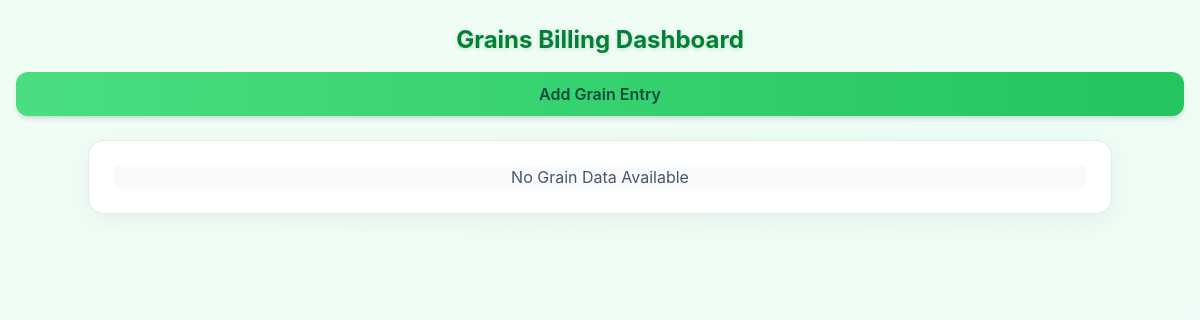
The page /kubs/ on the database as committed earlier.
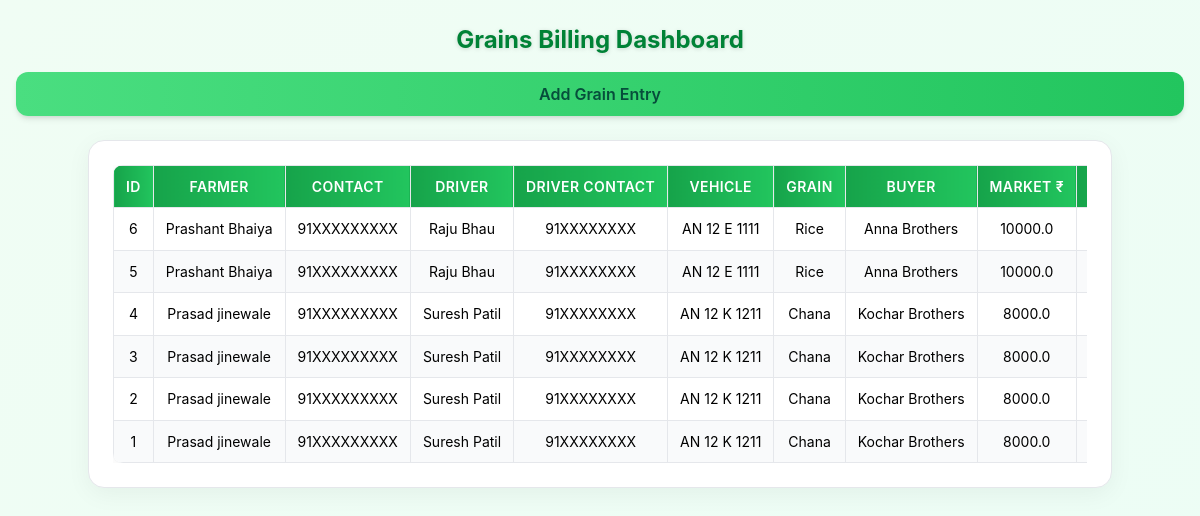
The same page on the database as committed later.
### KUBS/models.py (models this page shows, shortened)
class KUBS_Grains_Data(models.Model):
    farmers_name = models.CharField(max_length=100)
    contact_number = models.CharField(max_length=15)
    driver_name = models.TextField(blank=True, null=True)
    driver_contact_number = models.CharField(max_length=15, blank=True, null=True)
    vehicle_number = models.CharField(max_length=20, blank=True, null=True)
    grain_type = models.CharField(max_length=20, choices=GrainsData_Choices)
    buyer_name = models.CharField(max_length=100)
    market_rate = models.FloatField()
    bedding_rate = models.FloatField()
    quantity = models.FloatField()
    advance_amount = models.FloatField()
    total_amount = models.FloatField()
    balance_amount = models.FloatField()
    date_of_transaction = models.DateField(default=timezone.now())

### KUBS/views.py (the view, shortened to what this page needs)
# urls.py: path('', views.home, name='home'),
def home(request):
    query = request.GET.get('q', '').strip()
    grains_entries = KUBS_Grains_Data.objects.all().order_by('-id')
    invoices = GrainInvoiceSettings.objects.all().order_by('-id')
    context = {
        'invoices': invoices,
        'grains_entries': grains_entries,
        'query': query,
    }
    return render(request, 'KUBS_home.html', context)

### KUBS/templates/KUBS_home.html (shortened to what this page needs)
{% load static tailwind_tags %}
<!DOCTYPE html>
<html lang="en">
<head>
  {% tailwind_css %}
</head>
<body class="min-h-screen">
<div class="flex flex-col sm:flex-row sm:justify-between sm:items-center
            gap-4 mt-6 mb-6 px-4 sm:px-8 text-center sm:text-left">
  <h1 class="text-2xl sm:text-3xl font-bold text-green-700 drop-shadow-sm">
    Grains Billing Dashboard
  </h1>
  <a href="{% url 'AddGrainsData' %}"
     class="add-btn shadow-md hover:shadow-lg w-full sm:w-auto text-center">
    Add Grain Entry
  </a>
</div>
<div class="container mx-auto px-3 sm:px-6 lg:px-8">
  <div class="card border border-gray-200">
    <div class="bg-gray-50 rounded-lg">
      {% if grains_entries %}
      <div class="overflow-x-auto relative">
        <table class="excel-table">
          <thead>
            <tr>
              <th>ID</th>
              <th>Farmer</th>
              <th>Contact</th>
              <th>Driver</th>
              <th>Driver Contact</th>
              <th>Vehicle</th>
              <th>Grain</th>
              <th>Buyer</th>
              <th>Market ₹</th>
              <th>Bedding ₹</th>
            </tr>
          </thead>
          <tbody>
            {% for item in grains_entries %}
            <tr>
              <td>{{ item.id }}</td>
              <td>{{ item.farmers_name }}</td>
              <td>{{ item.contact_number }}</td>
              <td>{{ item.driver_name|default:"-" }}</td>
              <td>{{ item.driver_contact_number|default:"-" }}</td>
              <td>{{ item.vehicle_number|default:"-" }}</td>
              <td>{{ item.grain_type }}</td>
              <td>{{ item.buyer_name }}</td>
              <td>{{ item.market_rate }}</td>
              <td>{{ item.bedding_rate }}</td>
            </tr>
            {% endfor %}
          </tbody>
        </table>
      </div>
      {% else %}
      <div class="text-center text-gray-600 text-base sm:text-lg py-12">
        No Grain Data Available
      </div>
      {% endif %}
    </div>
  </div>
</div>
</body>
</html>

### KUBS/templates/KUBS_home.html (style rules this page uses)
body { background: linear-gradient(135deg, #f0fdf4, #ecfdf5); font-family: "Inter", sans-serif; }
.excel-table { border-collapse: collapse; width: 100%; min-width: 1100px; background: #fff; border-radius: 10px; overflow: hidden; box-shadow: 0 4px 20px rgba(0, 0, 0, 0.05); }
.excel-table th, .excel-table td { border: 1px solid #e5e7eb; padding: 10px 12px; text-align: center; font-size: 14px; white-space: nowrap; }
.excel-table th { background: linear-gradient(to right, #16a34a, #22c55e); color: #fff; font-weight: 600; text-transform: uppercase; letter-spacing: 0.4px; }
.excel-table tr:nth-child(even) { background-color: #f9fafb; }
.card { border-radius: 16px; background: white; padding: 1.5rem; box-shadow: 0 6px 24px rgba(0, 0, 0, 0.05); }
.add-btn { background: linear-gradient(to right, #4ade80, #22c55e); color: #064e3b; font-weight: 600; padding: 10px 20px; border-radius: 12px; transition: all 0.2s ease-in-out; }

Rows that differ between the two databases and show on the page:
added KUBS_Grains_Data: id "6", farmers_name "Prashant Bhaiya", contact_number "91XXXXXXXXX", driver_name "Raju Bhau", driver_contact_number "91XXXXXXXX", vehicle_number "AN 12 E 1111", grain_type "Rice", buyer_name "Anna Brothers", market_rate "10000.0"
added KUBS_Grains_Data: id "5", farmers_name "Prashant Bhaiya", contact_number "91XXXXXXXXX", driver_name "Raju Bhau", driver_contact_number "91XXXXXXXX", vehicle_number "AN 12 E 1111", grain_type "Rice", buyer_name "Anna Brothers", market_rate "10000.0"
added KUBS_Grains_Data: id "4", farmers_name "Prasad jinewale", contact_number "91XXXXXXXXX", driver_name "Suresh Patil", driver_contact_number "91XXXXXXXX", vehicle_number "AN 12 K 1211", grain_type "Chana", buyer_name "Kochar Brothers", market_rate "8000.0"
added KUBS_Grains_Data: id "3", farmers_name "Prasad jinewale", contact_number "91XXXXXXXXX", driver_name "Suresh Patil", driver_contact_number "91XXXXXXXX", vehicle_number "AN 12 K 1211", grain_type "Chana", buyer_name "Kochar Brothers", market_rate "8000.0"
added KUBS_Grains_Data: id "2", farmers_name "Prasad jinewale", contact_number "91XXXXXXXXX", driver_name "Suresh Patil", driver_contact_number "91XXXXXXXX", vehicle_number "AN 12 K 1211", grain_type "Chana", buyer_name "Kochar Brothers", market_rate "8000.0"
added KUBS_Grains_Data: id "1", farmers_name "Prasad jinewale", contact_number "91XXXXXXXXX", driver_name "Suresh Patil", driver_contact_number "91XXXXXXXX", vehicle_number "AN 12 K 1211", grain_type "Chana", buyer_name "Kochar Brothers", market_rate "8000.0"
Other text that changed with them:
text no longer shown: "No Grain Data Available"
text now shown: "ID FARMER CONTACT DRIVER DRIVER CONTACT VEHICLE GRAIN BUYER MARKET ₹"
